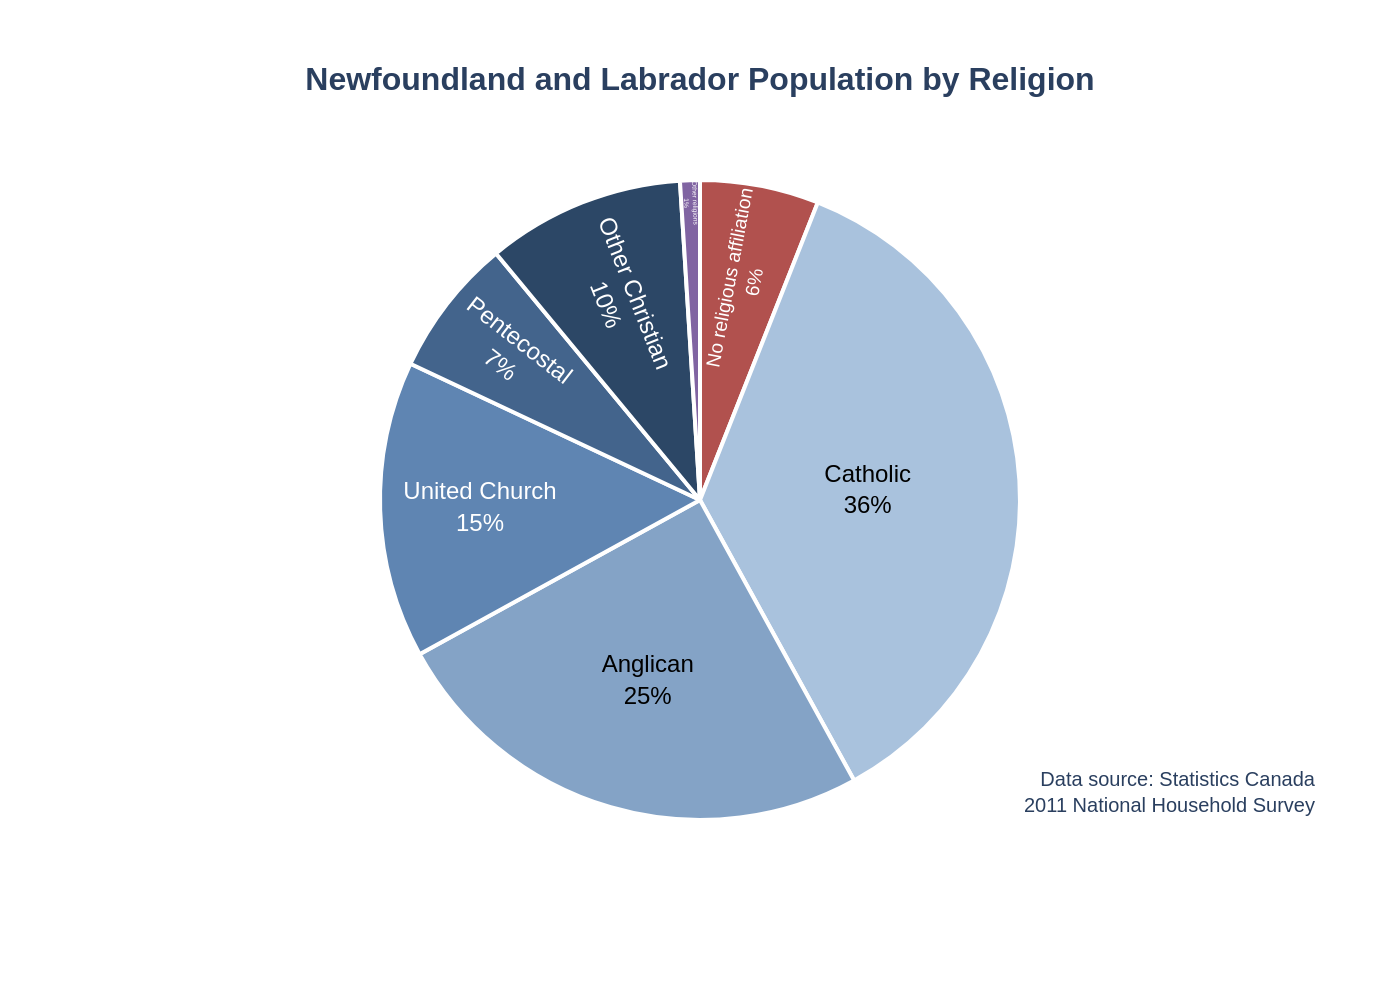

Reproduce this figure in Python.
import sys
import json
import os
import plotly.graph_objects as go

def main():
    """
    Generates a pie chart from a JSON data file.
    """
    # Check for command-line argument
    if len(sys.argv) != 2:
        print(f"Usage: python {os.path.basename(__file__)} <json_file_path>")
        sys.exit(1)

    json_file_path = sys.argv[1]

    # Ensure the file exists
    if not os.path.isfile(json_file_path):
        print(f"Error: File not found at '{json_file_path}'")
        sys.exit(1)

    # Load data from JSON file
    try:
        with open(json_file_path, 'r', encoding='utf-8') as f:
            chart_spec = json.load(f)
    except json.JSONDecodeError:
        print(f"Error: Invalid JSON format in '{json_file_path}'")
        sys.exit(1)

    # Extract data for the chart
    chart_data = chart_spec.get('chart_data', [])
    texts = chart_spec.get('texts', {})
    colors = chart_spec.get('colors', [])
    text_colors = chart_spec.get('text_colors', [])

    labels = [item.get('label', '') for item in chart_data]
    values = [item.get('value', 0) for item in chart_data]

    # Create the pie chart
    fig = go.Figure()

    fig.add_trace(go.Pie(
        labels=labels,
        values=values,
        marker=dict(colors=colors, line=dict(color='#FFFFFF', width=2)),
        texttemplate='%{label}<br>%{value}%',
        textposition='inside',
        textfont=dict(color=text_colors, size=12),
        sort=False,
        direction='clockwise',
        hoverinfo='skip'
    ))
    
    # Format the title
    title_text = f"<b>{texts.get('title', '')}</b>"
    if texts.get('subtitle'):
        title_text += f"<br><sub>{texts.get('subtitle')}</sub>"

    # Update layout
    fig.update_layout(
        title_text=title_text,
        title_x=0.5,
        title_font_size=16,
        font=dict(family="Arial", size=12),
        showlegend=False,
        margin=dict(t=90, b=90, l=40, r=40),
        annotations=[
            dict(
                text=texts.get('source', ''),
                showarrow=False,
                xref="paper", yref="paper",
                x=1, y=0,
                xanchor='right', yanchor='bottom',
                align='right',
                font=dict(size=10)
            )
        ]
    )

    # Determine output filename and save the chart
    base_filename = os.path.splitext(os.path.basename(json_file_path))[0]
    output_filename = f"{base_filename}.png"
    
    fig.write_image(output_filename, scale=2)
    print(f"Chart saved to {output_filename}")

if __name__ == "__main__":
    main()
